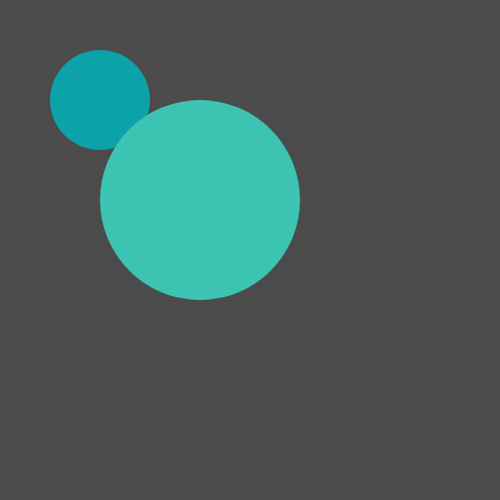
Frame 1 (no input)
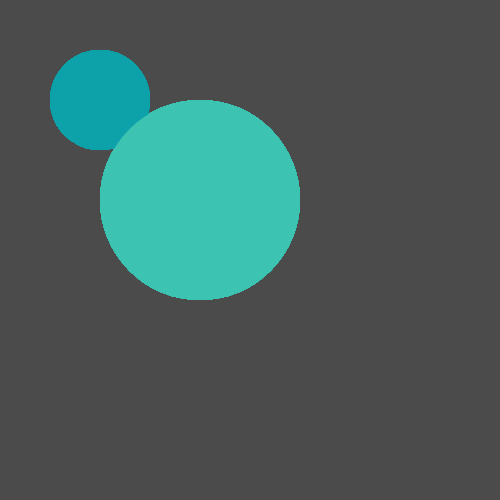
Frame 60 (no input)
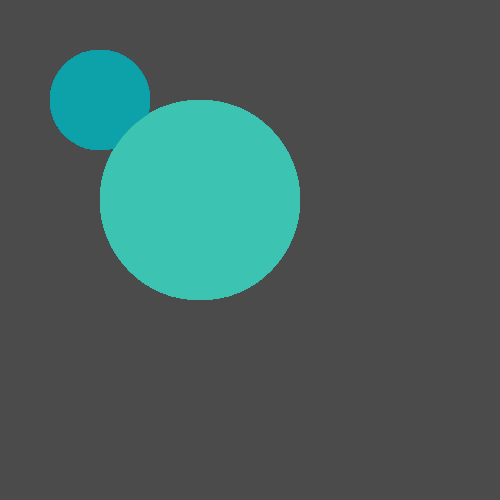
Frame 120 (the mouse pressed at the canvas centre since frame 60)

The p5.js sketch that drew these frames (run headless with seeded random() and noise() and a simulated clock; from frame 60 on, the mouse is pressed at the canvas centre):

// p5.js sketch
// ── sketch.js
function setup() {
  createCanvas (500, 500);
  background (75);
  a = color ('#0DA1A9');
  b = color ('#3cc3b2'); // How to add transparency to a hex value?
}

function draw() {
  fill (a);
  noStroke ();
  ellipse (100, 100, 100, 100);
  fill (b);
  ellipse (200, 200, 200, 200);
}
